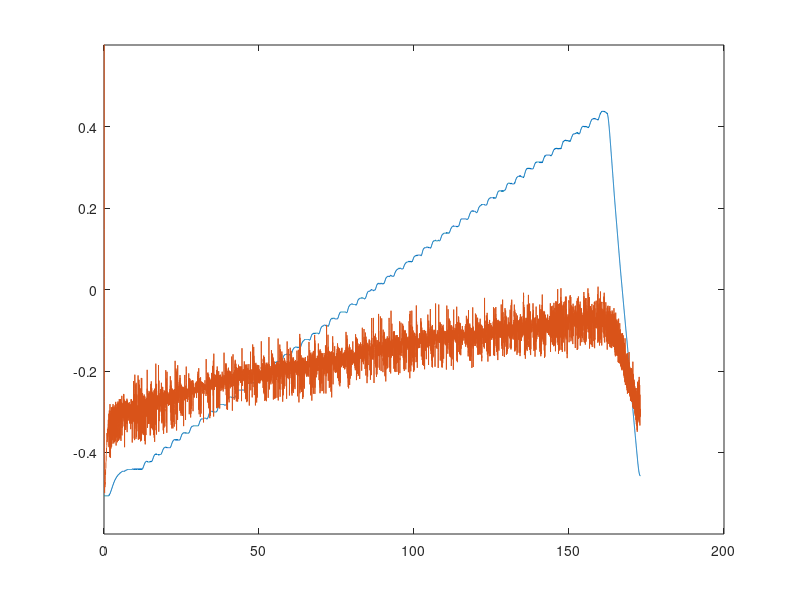
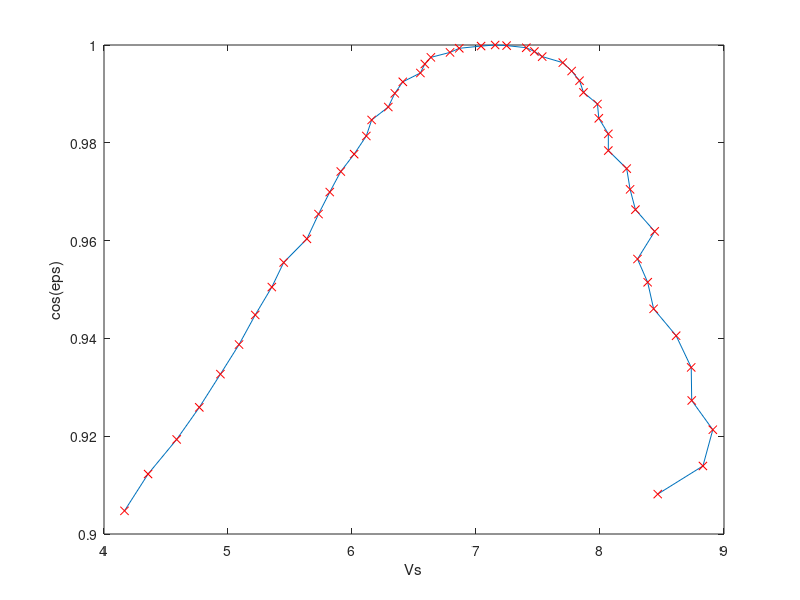
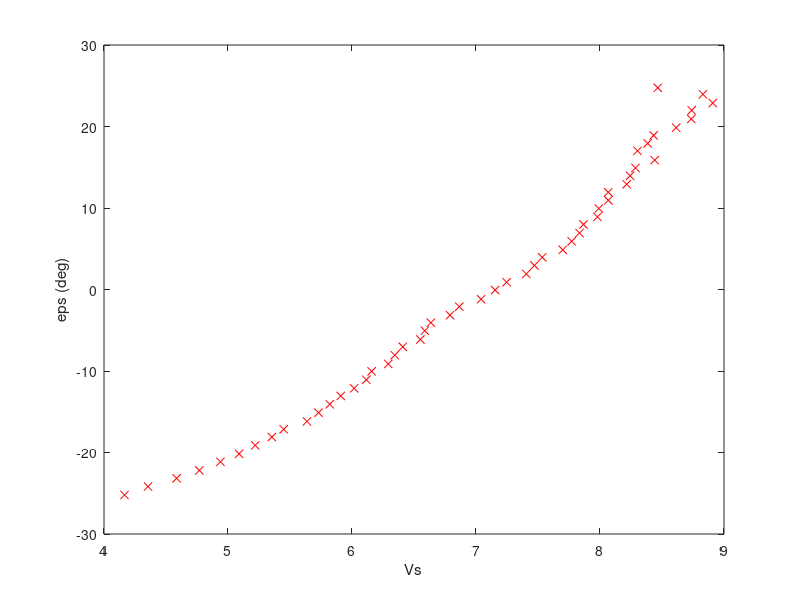
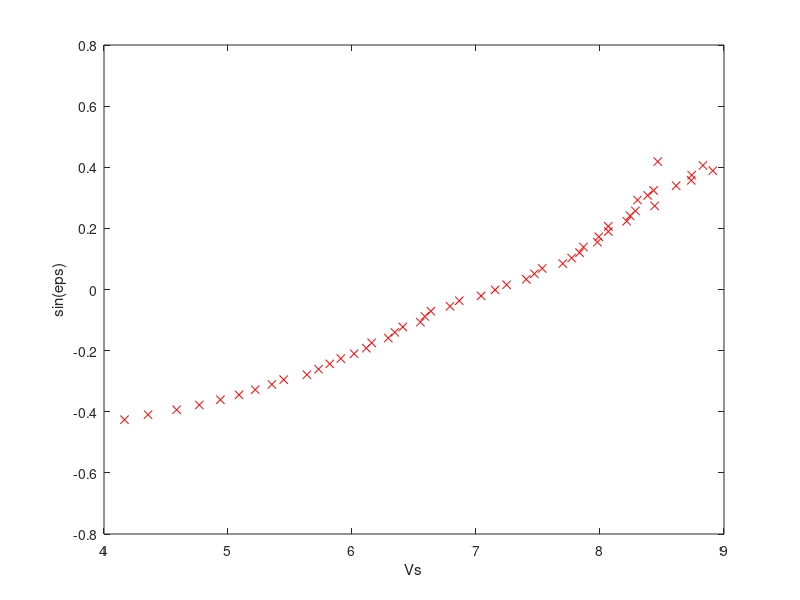

MATLAB code to generate these figures, in order:
log = load('elevation_steps.mat');
log = log.log;

t = log.time;
vf = log.signals(1).values;
vb = log.signals(2).values;
eps = log.signals(4).values;

close all
figure
plot(t, eps)
hold on
plot(t, vf * 0.1 - 0.5)
ylim([-0.6, 0.6])

start_times = (11.5:3:161.5);
end_times = start_times + 1.2;
% sections = [7.45 9.48;
%             12.8 14.54;
%             17.47 19.8;
%             22.5 24.6;
%             27.8 29.55;
%             32.6 34.68;
%             53.42 54.91;
%             57.52 59.33;
%             62.68 64.41;
%             67.82 69.79;
%             72.68 74.54;
%             77.8 79.72;
%             84.15 84.86];
sections = [start_times', end_times'];

sections_size = size(sections);
n_datapoints = sections_size(1);

avg_eps = zeros(n_datapoints, 1);        
avg_vf = zeros(n_datapoints, 1);
avg_vb = zeros(n_datapoints, 1);

for i=1:n_datapoints
    indices = t > sections(i,1) & t < sections(i,2);
    avg_eps(i) = mean(eps(indices));
    avg_vf(i) = mean(vf(indices));
    avg_vb(i) = mean(vb(indices));
end

avg_vs = avg_vf + avg_vb;

Fs_norm = cos(avg_eps);

figure
plot(avg_vs, Fs_norm)
hold on
plot(avg_vs, Fs_norm, 'rx')
xlabel('Vs')
ylabel('cos(eps)')

figure
plot(avg_vs, rad2deg(avg_eps), 'rx')
xlabel('Vs')
ylabel('eps (deg)')

figure
plot(avg_vs, sin(avg_eps), 'rx')
xlabel('Vs')
ylabel('sin(eps)')